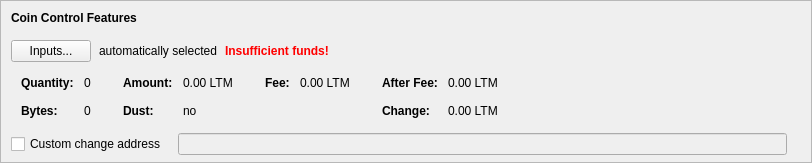
    <widget class="QFrame" name="frameCoinControl">
     <property name="sizePolicy">
      <sizepolicy hsizetype="Expanding" vsizetype="Expanding">
       <horstretch>0</horstretch>
       <verstretch>0</verstretch>
      </sizepolicy>
     </property>
     <property name="maximumSize">
      <size>
       <width>16777215</width>
       <height>16777215</height>
      </size>
     </property>
     <property name="frameShape">
      <enum>QFrame::StyledPanel</enum>
     </property>
     <property name="frameShadow">
      <enum>QFrame::Sunken</enum>
     </property>
     <layout class="QVBoxLayout" name="verticalLayoutCoinControl2">
      <property name="spacing">
       <number>0</number>
      </property>
      <property name="leftMargin">
       <number>0</number>
      </property>
      <property name="topMargin">
       <number>0</number>
      </property>
      <property name="rightMargin">
       <number>0</number>
      </property>
      <property name="bottomMargin">
       <number>6</number>
      </property>
      <item>
       <layout class="QVBoxLayout" name="verticalLayoutCoinControl" stretch="0,0,0,0,1">
        <property name="spacing">
         <number>0</number>
        </property>
        <property name="leftMargin">
         <number>10</number>
        </property>
        <property name="topMargin">
         <number>10</number>
        </property>
        <item>
         <layout class="QHBoxLayout" name="horizontalLayoutCoinControl1">
          <property name="bottomMargin">
           <number>15</number>
          </property>
          <item>
           <widget class="QLabel" name="labelCoinControlFeatures">
            <property name="sizePolicy">
             <sizepolicy hsizetype="Preferred" vsizetype="Maximum">
              <horstretch>0</horstretch>
              <verstretch>0</verstretch>
             </sizepolicy>
            </property>
            <property name="font">
             <font>
              <weight>75</weight>
              <bold>true</bold>
             </font>
            </property>
            <property name="styleSheet">
             <string notr="true">font-weight:bold;</string>
            </property>
            <property name="text">
             <string>Coin Control Features</string>
            </property>
           </widget>
          </item>
         </layout>
        </item>
        <item>
         <layout class="QHBoxLayout" name="horizontalLayoutCoinControl2" stretch="0,0,0,0">
          <property name="spacing">
           <number>8</number>
          </property>
          <property name="bottomMargin">
           <number>10</number>
          </property>
          <item>
           <widget class="QPushButton" name="pushButtonCoinControl">
            <property name="styleSheet">
             <string notr="true"/>
            </property>
            <property name="text">
             <string>Inputs...</string>
            </property>
            <property name="autoDefault">
             <bool>false</bool>
            </property>
           </widget>
          </item>
          <item>
           <widget class="QLabel" name="labelCoinControlAutomaticallySelected">
            <property name="text">
             <string>automatically selected</string>
            </property>
            <property name="margin">
             <number>5</number>
            </property>
           </widget>
          </item>
          <item>
           <widget class="QLabel" name="labelCoinControlInsuffFunds">
            <property name="font">
             <font>
              <weight>75</weight>
              <bold>true</bold>
             </font>
            </property>
            <property name="styleSheet">
             <string notr="true">color:red;font-weight:bold;</string>
            </property>
            <property name="text">
             <string>Insufficient funds!</string>
            </property>
            <property name="margin">
             <number>5</number>
            </property>
           </widget>
          </item>
          <item>
           <spacer name="horizontalSpacerCoinControl">
            <property name="orientation">
             <enum>Qt::Horizontal</enum>
            </property>
            <property name="sizeHint" stdset="0">
             <size>
              <width>40</width>
              <height>1</height>
             </size>
            </property>
           </spacer>
          </item>
         </layout>
        </item>
        <item>
         <widget class="QWidget" name="widgetCoinControl" native="true">
          <property name="sizePolicy">
           <sizepolicy hsizetype="Preferred" vsizetype="Preferred">
            <horstretch>0</horstretch>
            <verstretch>0</verstretch>
           </sizepolicy>
          </property>
          <property name="minimumSize">
           <size>
            <width>0</width>
            <height>0</height>
           </size>
          </property>
          <property name="styleSheet">
           <string notr="true"/>
          </property>
          <layout class="QHBoxLayout" name="horizontalLayoutCoinControl5">
           <property name="leftMargin">
            <number>0</number>
           </property>
           <property name="topMargin">
            <number>0</number>
           </property>
           <property name="rightMargin">
            <number>0</number>
           </property>
           <property name="bottomMargin">
            <number>0</number>
           </property>
           <item>
            <layout class="QHBoxLayout" name="horizontalLayoutCoinControl3" stretch="0,0,0,1">
             <property name="spacing">
              <number>20</number>
             </property>
             <property name="topMargin">
              <number>0</number>
             </property>
             <property name="bottomMargin">
              <number>10</number>
             </property>
             <item>
              <layout class="QFormLayout" name="formLayoutCoinControl1">
               <property name="horizontalSpacing">
                <number>10</number>
               </property>
               <property name="verticalSpacing">
                <number>14</number>
               </property>
               <property name="leftMargin">
                <number>10</number>
               </property>
               <property name="topMargin">
                <number>4</number>
               </property>
               <property name="rightMargin">
                <number>6</number>
               </property>
               <item row="0" column="0">
                <widget class="QLabel" name="labelCoinControlQuantityText">
                 <property name="font">
                  <font>
                   <weight>75</weight>
                   <bold>true</bold>
                  </font>
                 </property>
                 <property name="text">
                  <string>Quantity:</string>
                 </property>
                 <property name="margin">
                  <number>0</number>
                 </property>
                </widget>
               </item>
               <item row="0" column="1">
                <widget class="QLabel" name="labelCoinControlQuantity">
                 <property name="cursor">
                  <cursorShape>IBeamCursor</cursorShape>
                 </property>
                 <property name="contextMenuPolicy">
                  <enum>Qt::ActionsContextMenu</enum>
                 </property>
                 <property name="text">
                  <string notr="true">0</string>
                 </property>
                 <property name="margin">
                  <number>0</number>
                 </property>
                 <property name="textInteractionFlags">
                  <set>Qt::LinksAccessibleByMouse|Qt::TextSelectableByKeyboard|Qt::TextSelectableByMouse</set>
                 </property>
                </widget>
               </item>
               <item row="1" column="0">
                <widget class="QLabel" name="labelCoinControlBytesText">
                 <property name="font">
                  <font>
                   <weight>75</weight>
                   <bold>true</bold>
                  </font>
                 </property>
                 <property name="text">
                  <string>Bytes:</string>
                 </property>
                </widget>
               </item>
               <item row="1" column="1">
                <widget class="QLabel" name="labelCoinControlBytes">
                 <property name="cursor">
                  <cursorShape>IBeamCursor</cursorShape>
                 </property>
                 <property name="contextMenuPolicy">
                  <enum>Qt::ActionsContextMenu</enum>
                 </property>
                 <property name="text">
                  <string notr="true">0</string>
                 </property>
                 <property name="textInteractionFlags">
                  <set>Qt::LinksAccessibleByMouse|Qt::TextSelectableByKeyboard|Qt::TextSelectableByMouse</set>
                 </property>
                </widget>
               </item>
              </layout>
             </item>
             <item>
              <layout class="QFormLayout" name="formLayoutCoinControl2">
               <property name="horizontalSpacing">
                <number>10</number>
               </property>
               <property name="verticalSpacing">
                <number>14</number>
               </property>
               <property name="leftMargin">
                <number>6</number>
               </property>
               <property name="topMargin">
                <number>4</number>
               </property>
               <property name="rightMargin">
                <number>6</number>
               </property>
               <item row="0" column="0">
                <widget class="QLabel" name="labelCoinControlAmountText">
                 <property name="font">
                  <font>
                   <weight>75</weight>
                   <bold>true</bold>
                  </font>
                 </property>
                 <property name="text">
                  <string>Amount:</string>
                 </property>
                 <property name="margin">
                  <number>0</number>
                 </property>
                </widget>
               </item>
               <item row="0" column="1">
                <widget class="QLabel" name="labelCoinControlAmount">
                 <property name="cursor">
                  <cursorShape>IBeamCursor</cursorShape>
                 </property>
                 <property name="contextMenuPolicy">
                  <enum>Qt::ActionsContextMenu</enum>
                 </property>
                 <property name="text">
                  <string notr="true">0.00 LTM</string>
                 </property>
                 <property name="textInteractionFlags">
                  <set>Qt::LinksAccessibleByMouse|Qt::TextSelectableByKeyboard|Qt::TextSelectableByMouse</set>
                 </property>
                </widget>
               </item>
               <item row="1" column="0">
                <widget class="QLabel" name="labelCoinControlLowOutputText">
                 <property name="font">
                  <font>
                   <weight>75</weight>
                   <bold>true</bold>
                  </font>
                 </property>
                 <property name="text">
                  <string>Dust:</string>
                 </property>
                </widget>
               </item>
               <item row="1" column="1">
                <widget class="QLabel" name="labelCoinControlLowOutput">
                 <property name="cursor">
                  <cursorShape>IBeamCursor</cursorShape>
                 </property>
                 <property name="contextMenuPolicy">
                  <enum>Qt::ActionsContextMenu</enum>
                 </property>
                 <property name="text">
                  <string notr="true">no</string>
                 </property>
                 <property name="textInteractionFlags">
                  <set>Qt::LinksAccessibleByMouse|Qt::TextSelectableByKeyboard|Qt::TextSelectableByMouse</set>
                 </property>
                </widget>
               </item>
              </layout>
             </item>
             <item>
              <layout class="QFormLayout" name="formLayoutCoinControl3">
               <property name="horizontalSpacing">
                <number>10</number>
               </property>
               <property name="verticalSpacing">
                <number>14</number>
               </property>
               <property name="leftMargin">
                <number>6</number>
               </property>
               <property name="topMargin">
                <number>4</number>
               </property>
               <property name="rightMargin">
                <number>6</number>
               </property>
               <item row="0" column="0">
                <widget class="QLabel" name="labelCoinControlFeeText">
                 <property name="font">
                  <font>
                   <weight>75</weight>
                   <bold>true</bold>
                  </font>
                 </property>
                 <property name="text">
                  <string>Fee:</string>
                 </property>
                 <property name="margin">
                  <number>0</number>
                 </property>
                </widget>
               </item>
               <item row="0" column="1">
                <widget class="QLabel" name="labelCoinControlFee">
                 <property name="cursor">
                  <cursorShape>IBeamCursor</cursorShape>
                 </property>
                 <property name="contextMenuPolicy">
                  <enum>Qt::ActionsContextMenu</enum>
                 </property>
                 <property name="text">
                  <string notr="true">0.00 LTM</string>
                 </property>
                 <property name="textInteractionFlags">
                  <set>Qt::LinksAccessibleByMouse|Qt::TextSelectableByKeyboard|Qt::TextSelectableByMouse</set>
                 </property>
                </widget>
               </item>
              </layout>
             </item>
             <item>
              <layout class="QFormLayout" name="formLayoutCoinControl4">
               <property name="horizontalSpacing">
                <number>10</number>
               </property>
               <property name="verticalSpacing">
                <number>14</number>
               </property>
               <property name="leftMargin">
                <number>6</number>
               </property>
               <property name="topMargin">
                <number>4</number>
               </property>
               <property name="rightMargin">
                <number>6</number>
               </property>
               <item row="0" column="0">
                <widget class="QLabel" name="labelCoinControlAfterFeeText">
                 <property name="font">
                  <font>
                   <weight>75</weight>
                   <bold>true</bold>
                  </font>
                 </property>
                 <property name="text">
                  <string>After Fee:</string>
                 </property>
                 <property name="margin">
                  <number>0</number>
                 </property>
                </widget>
               </item>
               <item row="0" column="1">
                <widget class="QLabel" name="labelCoinControlAfterFee">
                 <property name="cursor">
                  <cursorShape>IBeamCursor</cursorShape>
                 </property>
                 <property name="contextMenuPolicy">
                  <enum>Qt::ActionsContextMenu</enum>
                 </property>
                 <property name="text">
                  <string notr="true">0.00 LTM</string>
                 </property>
                 <property name="textInteractionFlags">
                  <set>Qt::LinksAccessibleByMouse|Qt::TextSelectableByKeyboard|Qt::TextSelectableByMouse</set>
                 </property>
                </widget>
               </item>
               <item row="1" column="0">
                <widget class="QLabel" name="labelCoinControlChangeText">
                 <property name="font">
                  <font>
                   <weight>75</weight>
                   <bold>true</bold>
                  </font>
                 </property>
                 <property name="text">
                  <string>Change:</string>
                 </property>
                </widget>
               </item>
               <item row="1" column="1">
                <widget class="QLabel" name="labelCoinControlChange">
                 <property name="cursor">
                  <cursorShape>IBeamCursor</cursorShape>
                 </property>
                 <property name="contextMenuPolicy">
                  <enum>Qt::ActionsContextMenu</enum>
                 </property>
                 <property name="text">
                  <string notr="true">0.00 LTM</string>
                 </property>
                 <property name="textInteractionFlags">
                  <set>Qt::LinksAccessibleByMouse|Qt::TextSelectableByKeyboard|Qt::TextSelectableByMouse</set>
                 </property>
                </widget>
               </item>
              </layout>
             </item>
            </layout>
           </item>
          </layout>
         </widget>
        </item>
        <item>
         <layout class="QHBoxLayout" name="horizontalLayoutCoinControl4" stretch="0,0,0">
          <property name="spacing">
           <number>12</number>
          </property>
          <property name="sizeConstraint">
           <enum>QLayout::SetDefaultConstraint</enum>
          </property>
          <property name="topMargin">
           <number>5</number>
          </property>
          <property name="rightMargin">
           <number>5</number>
          </property>
          <item>
           <widget class="QCheckBox" name="checkBoxCoinControlChange">
            <property name="toolTip">
             <string>If this is activated, but the change address is empty or invalid, change will be sent to a newly generated address.</string>
            </property>
            <property name="text">
             <string>Custom change address</string>
            </property>
           </widget>
          </item>
          <item>
           <widget class="QValidatedLineEdit" name="lineEditCoinControlChange">
            <property name="enabled">
             <bool>false</bool>
            </property>
            <property name="sizePolicy">
             <sizepolicy hsizetype="Expanding" vsizetype="Fixed">
              <horstretch>0</horstretch>
              <verstretch>0</verstretch>
             </sizepolicy>
            </property>
           </widget>
          </item>
          <item>
           <widget class="QLabel" name="labelCoinControlChangeLabel">
            <property name="sizePolicy">
             <sizepolicy hsizetype="Preferred" vsizetype="Expanding">
              <horstretch>0</horstretch>
              <verstretch>0</verstretch>
             </sizepolicy>
            </property>
            <property name="minimumSize">
             <size>
              <width>0</width>
              <height>0</height>
             </size>
            </property>
            <property name="text">
             <string/>
            </property>
            <property name="margin">
             <number>3</number>
            </property>
           </widget>
          </item>
         </layout>
        </item>
        <item>
         <spacer name="verticalSpacerCoinControl">
          <property name="orientation">
           <enum>Qt::Vertical</enum>
          </property>
          <property name="sizeHint" stdset="0">
           <size>
            <width>800</width>
            <height>1</height>
           </size>
          </property>
         </spacer>
        </item>
       </layout>
      </item>
     </layout>
    </widget>
